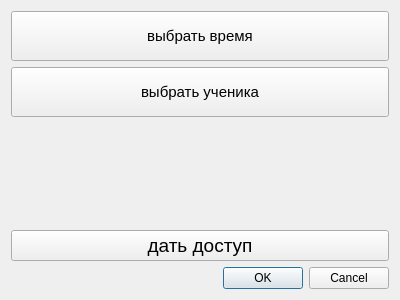
<?xml version="1.0" encoding="UTF-8"?>
<ui version="4.0">
 <class>Dialog</class>
 <widget class="QDialog" name="Dialog">
  <property name="geometry">
   <rect>
    <x>0</x>
    <y>0</y>
    <width>400</width>
    <height>300</height>
   </rect>
  </property>
  <property name="windowTitle">
   <string>Dialog</string>
  </property>
  <layout class="QVBoxLayout" name="verticalLayout">
   <item>
    <widget class="QPushButton" name="time">
     <property name="minimumSize">
      <size>
       <width>0</width>
       <height>50</height>
      </size>
     </property>
     <property name="font">
      <font>
       <pointsize>11</pointsize>
      </font>
     </property>
     <property name="text">
      <string>выбрать время</string>
     </property>
    </widget>
   </item>
   <item>
    <widget class="QPushButton" name="student">
     <property name="minimumSize">
      <size>
       <width>0</width>
       <height>50</height>
      </size>
     </property>
     <property name="font">
      <font>
       <pointsize>11</pointsize>
      </font>
     </property>
     <property name="text">
      <string>выбрать ученика</string>
     </property>
    </widget>
   </item>
   <item>
    <spacer name="verticalSpacer">
     <property name="orientation">
      <enum>Qt::Vertical</enum>
     </property>
     <property name="sizeHint" stdset="0">
      <size>
       <width>20</width>
       <height>40</height>
      </size>
     </property>
    </spacer>
   </item>
   <item>
    <widget class="QPushButton" name="access">
     <property name="font">
      <font>
       <pointsize>14</pointsize>
      </font>
     </property>
     <property name="text">
      <string>дать доступ</string>
     </property>
    </widget>
   </item>
   <item>
    <widget class="QDialogButtonBox" name="buttonBox">
     <property name="orientation">
      <enum>Qt::Horizontal</enum>
     </property>
     <property name="standardButtons">
      <set>QDialogButtonBox::Cancel|QDialogButtonBox::Ok</set>
     </property>
    </widget>
   </item>
  </layout>
 </widget>
 <resources/>
 <connections>
  <connection>
   <sender>buttonBox</sender>
   <signal>accepted()</signal>
   <receiver>Dialog</receiver>
   <slot>accept()</slot>
   <hints>
    <hint type="sourcelabel">
     <x>248</x>
     <y>254</y>
    </hint>
    <hint type="destinationlabel">
     <x>157</x>
     <y>274</y>
    </hint>
   </hints>
  </connection>
  <connection>
   <sender>buttonBox</sender>
   <signal>rejected()</signal>
   <receiver>Dialog</receiver>
   <slot>reject()</slot>
   <hints>
    <hint type="sourcelabel">
     <x>316</x>
     <y>260</y>
    </hint>
    <hint type="destinationlabel">
     <x>286</x>
     <y>274</y>
    </hint>
   </hints>
  </connection>
 </connections>
</ui>
